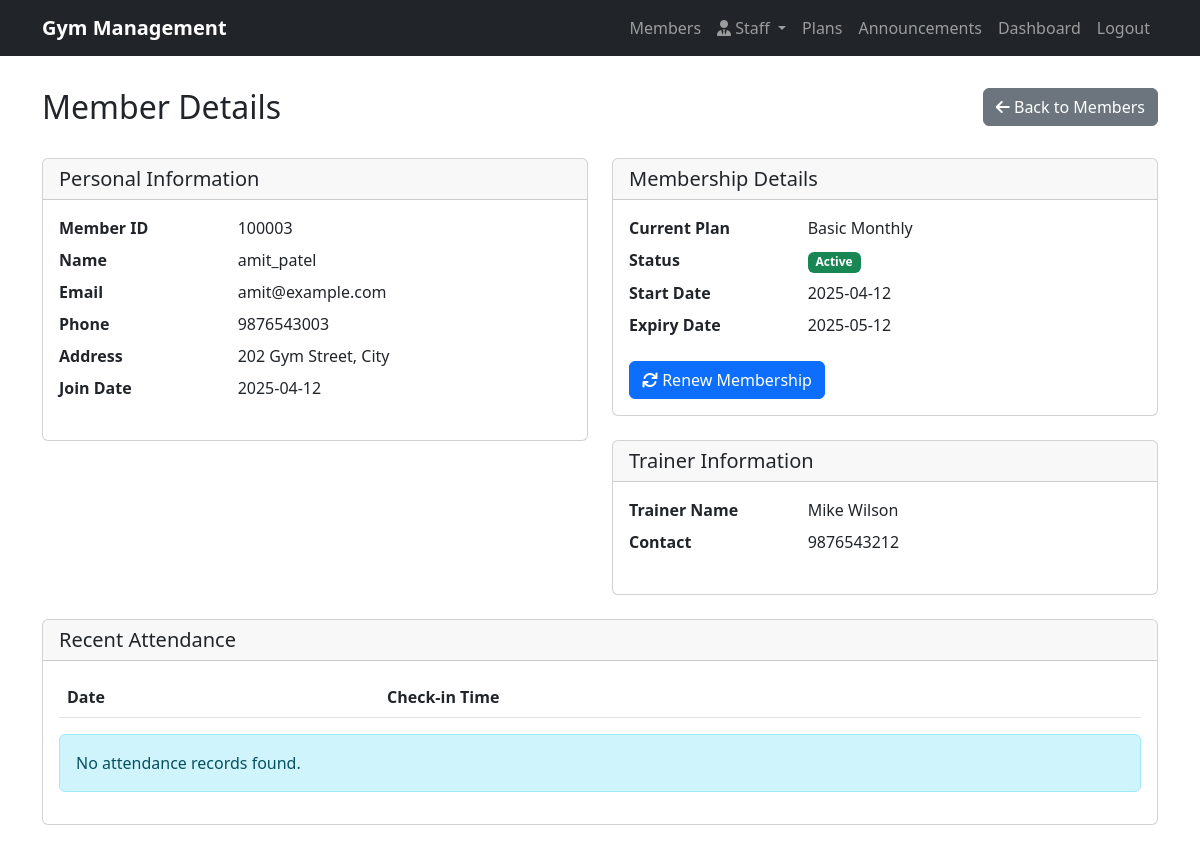
/member/3 (signed in), run on the app's committed database.
### models.py (models this page shows)
class User(db.Model):
    id = db.Column(db.Integer, primary_key=True)
    member_id = db.Column(db.String(10), unique=True, nullable=True)  # For attendance marking
    username = db.Column(db.String(80), unique=True, nullable=False)
    email = db.Column(db.String(120), unique=True, nullable=False)
    password = db.Column(db.String(120), nullable=False)
    phone = db.Column(db.String(20), nullable=True)
    address = db.Column(db.Text, nullable=True)
    join_date = db.Column(db.DateTime, nullable=True, default=datetime.utcnow)
    trainer_id = db.Column(db.Integer, db.ForeignKey('staff.id'), nullable=True)
    trainer = db.relationship('Staff', backref=db.backref('trainees', lazy=True))
    attendances = db.relationship('Attendance', backref='user', lazy=True)
    membership = db.relationship('Membership', backref='user', lazy=True)

class Plan(db.Model):
    id = db.Column(db.Integer, primary_key=True)
    name = db.Column(db.String(100), nullable=False)
    duration = db.Column(db.Integer, nullable=False)  # in months
    price = db.Column(db.Float, nullable=False)
    description = db.Column(db.Text)
    memberships = db.relationship('Membership', backref='plan', lazy=True)

class Membership(db.Model):
    id = db.Column(db.Integer, primary_key=True)
    user_id = db.Column(db.Integer, db.ForeignKey('user.id'), nullable=False)
    plan_id = db.Column(db.Integer, db.ForeignKey('plan.id'), nullable=False)
    start_date = db.Column(db.DateTime, nullable=False, default=datetime.utcnow)
    end_date = db.Column(db.DateTime, nullable=False)
    active = db.Column(db.Boolean, default=True)

class Staff(db.Model):
    id = db.Column(db.Integer, primary_key=True)
    name = db.Column(db.String(100), nullable=False)
    email = db.Column(db.String(120), unique=True, nullable=False)
    phone = db.Column(db.String(20))
    position = db.Column(db.String(50), nullable=False)
    join_date = db.Column(db.DateTime, default=datetime.utcnow)
    salary = db.Column(db.Float, nullable=False)
    address = db.Column(db.Text)
    is_active = db.Column(db.Boolean, default=True)
    attendance = db.relationship('StaffAttendance', backref='staff', lazy=True)
    payments = db.relationship('StaffPayment', backref='staff', lazy=True)

### routes.py (the view)
@app.route('/member/<int:user_id>')
@login_required
def member_details(user_id):
    if not check_moderator_access():
        return redirect(url_for('login'))
    member = User.query.get_or_404(user_id)
    today = datetime.utcnow().date()
    return render_template('members/details.html', member=member, today=today)

### app.py (called while the page is built)
def create_app():
    app = Flask(__name__)
    app.config['SECRET_KEY'] = os.urandom(24)
    app.config['SQLALCHEMY_DATABASE_URI'] = 'sqlite:///gym.db'
    app.config['SQLALCHEMY_TRACK_MODIFICATIONS'] = False
    db.init_app(app)
    login_manager = LoginManager(app)
    login_manager.login_view = 'login'
    @login_manager.user_loader
    def load_user(user_id):
        return Moderator.query.get(int(user_id))
    with app.app_context():
        db.create_all()
    return app, db

### routes.py (called while the page is built)
def check_moderator_access():
    if not isinstance(current_user, Moderator):
        return False
    if current_user.role == 'admin':
        return True
    return True  # For now allowing all moderators, you can add more specific checks

### templates/members/details.html (shortened to what this page needs)
{% extends "base.html" %}
{% block content %}
<div class="row mb-4">
    <div class="col-md-6">
        <h2>Member Details</h2>
    </div>
    <div class="col-md-6 text-end">
        <a href="{{ url_for('view_members') }}" class="btn btn-secondary">
            <i class="fas fa-arrow-left"></i> Back to Members
        </a>
    </div>
</div>
<div class="row">
    <div class="col-md-6">
        <div class="card mb-4">
            <div class="card-header">
                <h5 class="card-title mb-0">Personal Information</h5>
            </div>
            <div class="card-body">
                <dl class="row">
                    <dt class="col-sm-4">Member ID</dt>
                    <dd class="col-sm-8">{{ member.member_id }}</dd>
                    <dt class="col-sm-4">Name</dt>
                    <dd class="col-sm-8">{{ member.username }}</dd>
                    <dt class="col-sm-4">Email</dt>
                    <dd class="col-sm-8">{{ member.email }}</dd>
                    <dt class="col-sm-4">Phone</dt>
                    <dd class="col-sm-8">{{ member.phone }}</dd>
                    <dt class="col-sm-4">Address</dt>
                    <dd class="col-sm-8">{{ member.address }}</dd>
                    <dt class="col-sm-4">Join Date</dt>
                    <dd class="col-sm-8">{{ member.join_date.strftime('%Y-%m-%d') }}</dd>
                </dl>
            </div>
        </div>
    </div>
    <div class="col-md-6">
        <div class="card mb-4">
            <div class="card-header">
                <h5 class="card-title mb-0">Membership Details</h5>
            </div>
            <div class="card-body">
                {% set active_membership = member.membership|selectattr('active')|first %}
                <dl class="row">
                    <dt class="col-sm-4">Current Plan</dt>
                    <dd class="col-sm-8">
                        {% if active_membership %}
                            {{ active_membership.plan.name }}
                        {% else %}
                            No active plan
                        {% endif %}
                    </dd>
                    <dt class="col-sm-4">Status</dt>
                    <dd class="col-sm-8">
                        {% if active_membership %}
                            <span class="badge bg-success">Active</span>
                        {% else %}
                            <span class="badge bg-danger">Inactive</span>
                        {% endif %}
                    </dd>
                    <dt class="col-sm-4">Start Date</dt>
                    <dd class="col-sm-8">
                        {% if active_membership %}
                            {{ active_membership.start_date.strftime('%Y-%m-%d') }}
                        {% else %}
                            -
                        {% endif %}
                    </dd>
                    <dt class="col-sm-4">Expiry Date</dt>
                    <dd class="col-sm-8">
                        {% if active_membership %}
                            {{ active_membership.end_date.strftime('%Y-%m-%d') }}
                        {% else %}
                            -
                        {% endif %}
                    </dd>
                </dl>
                <div class="mt-3">
                    <a href="{{ url_for('renew_membership', member_id=member.id) }}" class="btn btn-primary">
                        <i class="fas fa-sync"></i> Renew Membership
                    </a>
                </div>
            </div>
        </div>
        {% if member.trainer %}
        <div class="card mb-4">
            <div class="card-header">
                <h5 class="card-title mb-0">Trainer Information</h5>
            </div>
            <div class="card-body">
                <dl class="row">
                    <dt class="col-sm-4">Trainer Name</dt>
                    <dd class="col-sm-8">{{ member.trainer.name }}</dd>
                    <dt class="col-sm-4">Contact</dt>
                    <dd class="col-sm-8">{{ member.trainer.phone }}</dd>
                </dl>
            </div>
        </div>
        {% endif %}
    </div>
</div>
<div class="row">
    <div class="col-md-12">
        <div class="card">
            <div class="card-header">
                <h5 class="card-title mb-0">Recent Attendance</h5>
            </div>
            <div class="card-body">
                <div class="table-responsive">
                    <table class="table table-striped">
                        <thead>
                            <tr>
                                <th>Date</th>
                                <th>Check-in Time</th>
                            </tr>
                        </thead>
                    </table>
                </div>
                {% if not member.attendances %}
                    <div class="alert alert-info">No attendance records found.</div>
                {% endif %}
            </div>
        </div>
    </div>
</div>
{% endblock %}

### templates/base.html (style rules this page uses)
.card { margin-bottom: 1rem; }

### data on the page
User: member_id "100003", username "amit_patel", email "amit@example.com", phone "9876543003", address "202 Gym Street, City", join_date "2025-04-12"
Plan: plan.name "Basic Monthly"
Membership: start_date "2025-04-12", end_date "2025-05-12"
Staff: trainer.name "Mike Wilson", trainer.phone "9876543212"
